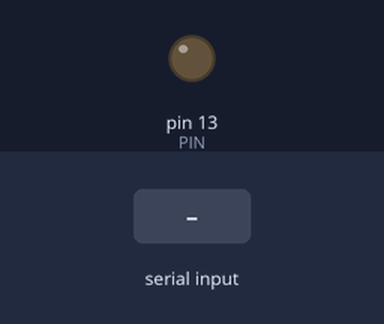
Bench run of a sketch on a simulated Arduino Uno, built with avr-gcc and run on an emulated ATmega328P. On the bench: output pins drawn as LEDs (lit = HIGH). The inputs (shaded band) are chosen by the test bench.

Above: at 1.2 s.
1.3 s: "a" received over Serial
Timing chart, 0 to 4.3 s (numbered marks = the images above; inputs shaded):
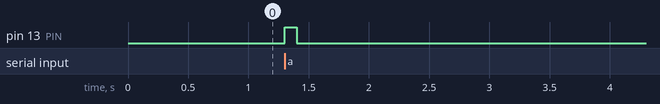

Measured:
- after the input at 1.3 s, pin 13 (PIN): LOW → HIGH at once, → LOW 0.10 s later

The sketch:

DoorArduino.ino
```cpp
#define PIN 13

void setup() {
  // initialize serial communication:
  Serial.begin(9600);
   // initialize the LED pins:

        pinMode(PIN, OUTPUT);

}

void loop() {
  // read the sensor:
  if (Serial.available() > 0) {
    int inByte = Serial.read();
    // do something different depending on the character received.
    // The switch statement expects single number values for each case;
    // in this exmaple, though, you're using single quotes to tell
    // the controller to get the ASCII value for the character.  For
    // example 'a' = 97, 'b' = 98, and so forth:

     if(inByte == 'a'){
        digitalWrite(PIN, HIGH);
        delay(100);
        digitalWrite(PIN, LOW);
    }
  }
}
```
